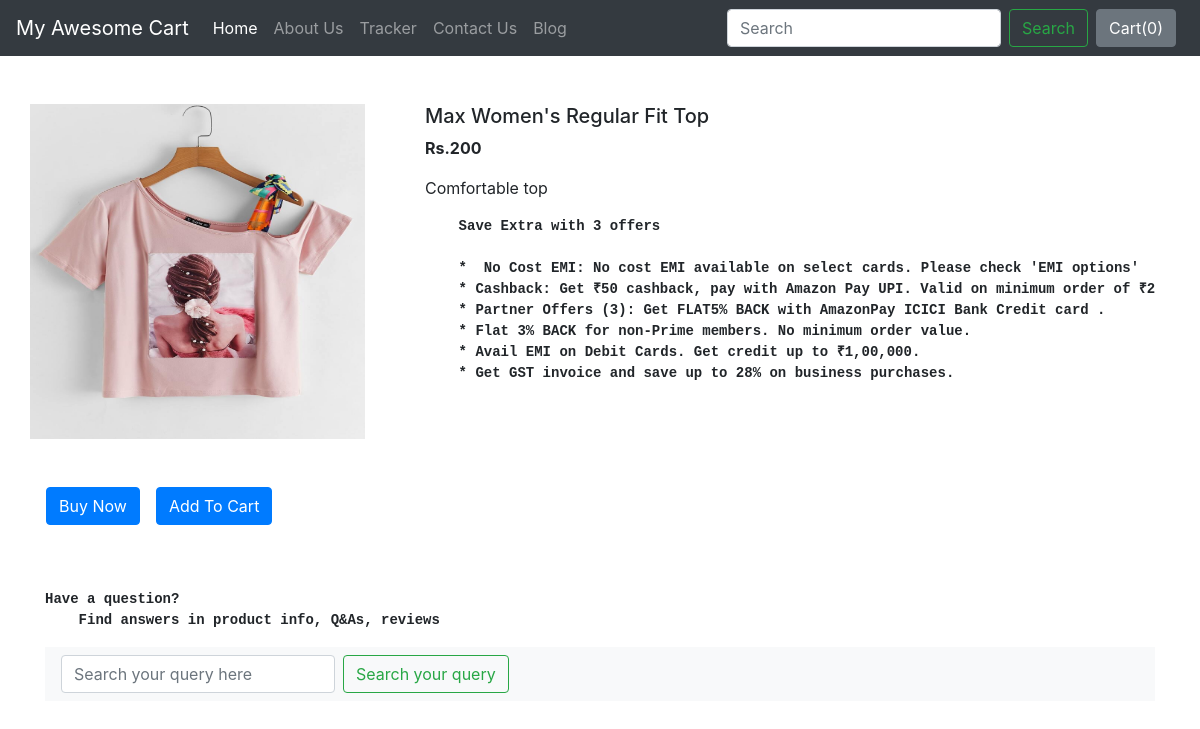
Screenshot of /shop/products/2 with the database file from the repository.
### shop/models.py (models this page shows, shortened)
class Product(models.Model):
    product_id = models.AutoField
    product_name = models.CharField(max_length=50)
    category = models.CharField(max_length=50, default="")
    subcategory = models.CharField(max_length=50, default="")
    price = models.IntegerField(default=0)
    desc = models.CharField(max_length=300)
    pub_date = models.DateField()
    image = models.ImageField(upload_to='shop/images', default="")

### shop/views.py (the view)
# urls.py: path("products/<int:myid>", views.productView, name="ProductView"),
def productView(request, myid):
    product = Product.objects.filter(id=myid)
    return render(request, 'shop/prodView.html', {'product':product[0]})

### shop/templates/shop/prodView.html (shortened to what this page needs)
{% extends 'shop/basic.html' %}
{% block body %}
<div class="container my-5">
    <div class="row">
    <div class="col-md-4">
    <div class="row">
        <img src="/media/{{product.image}}" width="335px" height="335px">
    </div>
        <div class="row my-5">
            <button class="btn btn-primary mx-3">Buy Now</button>
            <button class="btn btn-primary">Add To Cart</button>
        </div>
    </div>
    <div class="col-md-8">
        <h5>{{product.product_name}}</h5>
        <p><b>Rs.{{product.price}} </b></p>
        <p>{{product.desc}}</p>
        <p>
<pre>
    <b>Save Extra with 3 offers</b>
<b>
    *  No Cost EMI: No cost EMI available on select cards. Please check 'EMI options'
    * Cashback: Get ₹50 cashback, pay with Amazon Pay UPI. Valid on minimum order of ₹250.
    * Partner Offers (3): Get FLAT5% BACK with AmazonPay ICICI Bank Credit card .
    * Flat 3% BACK for non-Prime members. No minimum order value.
    * Avail EMI on Debit Cards. Get credit up to ₹1,00,000.
    * Get GST invoice and save up to 28% on business purchases. </b>
</pre>
</p>
    </div>
</div>
 <p> <pre><b>Have a question?
    Find answers in product info, Q&As, reviews </b></pre>
<nav class="navbar navbar-light bg-light">
  <form class="form-inline">
    <input class="form-control mr-sm-2" type="search" placeholder="Search your query here" aria-label="Search">
    <button class="btn btn-outline-success my-2 my-sm-0" type="submit">Search your query</button>
  </form>
</nav>
</div>
{% endblock %}

### rows the page displays
Product: image (picture), product_name "Max Women's Regular Fit Top", price "200", desc "Comfortable top"
